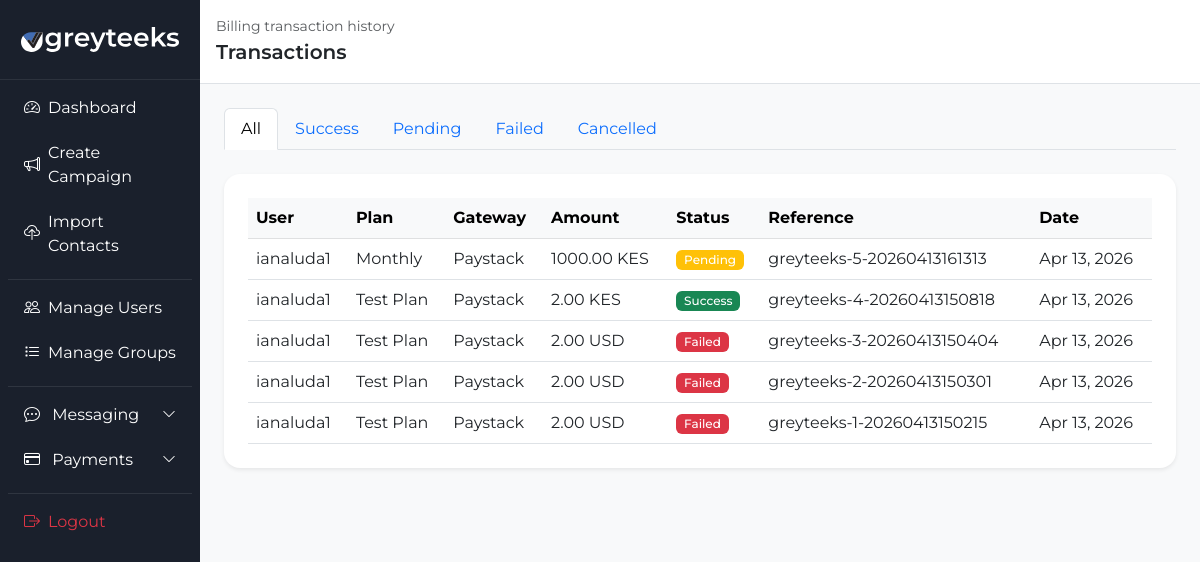
/billing/admin/transactions/ (signed in), run on the app's committed database.
### billing/models.py (models this page shows, shortened)
class PaymentTransaction(models.Model):
    STATUS_CHOICES = [
        ('pending', 'Pending'),
        ('success', 'Success'),
        ('failed', 'Failed'),
        ('cancelled', 'Cancelled'),
    ]
    GATEWAY_CHOICES = [
        ('mpesa', 'M-Pesa'),
        ('paystack', 'Paystack'),
        ('paypal', 'PayPal'),
    ]
    user = models.ForeignKey(settings.AUTH_USER_MODEL, on_delete=models.CASCADE, related_name='transactions')
    plan = models.ForeignKey(PricingPlan, on_delete=models.SET_NULL, null=True)
    gateway = models.CharField(max_length=20, choices=GATEWAY_CHOICES)
    status = models.CharField(max_length=20, choices=STATUS_CHOICES, default='pending')
    amount = models.DecimalField(max_digits=10, decimal_places=2)
    currency = models.CharField(max_length=10, default='KES')
    units_purchased = models.PositiveIntegerField(default=0)
    gateway_reference = models.CharField(max_length=255, blank=True, help_text="Gateway transaction ID")
    mpesa_checkout_request_id = models.CharField(max_length=255, blank=True)
    mpesa_receipt_number = models.CharField(max_length=100, blank=True)
    paystack_reference = models.CharField(max_length=255, blank=True)
    paypal_order_id = models.CharField(max_length=255, blank=True)
    phone_number = models.CharField(max_length=20, blank=True, help_text="For M-Pesa STK push")
    created_at = models.DateTimeField(auto_now_add=True)
    updated_at = models.DateTimeField(auto_now=True)

class PricingPlan(models.Model):
    name = models.CharField(max_length=100)
    units = models.PositiveIntegerField(help_text="Number of message units this plan adds")
    price_kes = models.DecimalField(max_digits=10, decimal_places=2, help_text="Price in KES for M-Pesa")
    price_usd = models.DecimalField(max_digits=10, decimal_places=2, help_text="Price in USD for PayPal/Paystack")
    is_active = models.BooleanField(default=True)
    is_featured = models.BooleanField(default=False)
    created_at = models.DateTimeField(auto_now_add=True)

### billing/views.py (the view)
# urls.py: path('admin/transactions/', views.admin_transactions, name='admin_transactions'),
@login_required
def admin_transactions(request):
    _require_staff(request)
    status_filter = request.GET.get('status')
    transactions = PaymentTransaction.objects.select_related('user', 'plan').order_by('-created_at')
    if status_filter in ['pending', 'success', 'failed', 'cancelled']:
        transactions = transactions.filter(status=status_filter)
    context = {
        'transactions': transactions,
        'status_filter': status_filter or 'all',
    }
    return render(request, 'billing/admin_transactions.html', context)

### billing/views.py (called while the page is built)
def _require_staff(request):
    if not request.user.is_staff:
        raise PermissionDenied

### templates/billing/admin_transactions.html (shortened to what this page needs)
{% load static %}
<!DOCTYPE html>
<html lang="en">
<head>
    <link href="https://cdn.jsdelivr.net/npm/bootstrap@5.3.0/dist/css/bootstrap.min.css" rel="stylesheet">
    <link rel="stylesheet" href="https://cdn.jsdelivr.net/npm/bootstrap-icons@1.11.3/font/bootstrap-icons.min.css">
    <link rel="stylesheet" href="{% static 'css/dashboard.css' %}">
</head>
<body>
    <div class="container-fluid">
        <div class="row">
            <nav class="col-md-2 d-none d-md-block sidebar p-0">
    <div class="sidebar-brand d-flex align-items-center justify-content-center px-3 py-3">
        <img src="{% static 'img/light-logo.svg' %}" class="sidebar-logo" alt="Greyteeks logo">
    </div>
    <div class="px-2 pb-4">
        <ul class="nav flex-column mt-2">
            <li class="nav-item">
                <a class="nav-link text-white d-flex align-items-center" href="{% url 'dashboard' %}">
                    <i class="bi bi-speedometer2 me-2"></i> Dashboard
                </a>
            </li>
            <li class="nav-item">
                <a class="nav-link text-white d-flex align-items-center" href="{% url 'create_campaign' %}">
                    <i class="bi bi-megaphone me-2"></i> Create Campaign
                </a>
            </li>
            <li class="nav-item">
                <a class="nav-link text-white d-flex align-items-center" href="{% url 'upload_contacts' %}">
                    <i class="bi bi-cloud-upload me-2"></i> Import Contacts
                </a>
            </li>
            <hr class="text-secondary my-2">
            {% if user.is_staff %}
            <li class="nav-item">
                <a class="nav-link text-white d-flex align-items-center" href="{% url 'manage_users' %}">
                    <i class="bi bi-people me-2"></i> Manage Users
                </a>
            </li>
            <li class="nav-item">
                <a class="nav-link text-white d-flex align-items-center" href="{% url 'manage_groups' %}">
                    <i class="bi bi-list-task me-2"></i> Manage Groups
                </a>
            </li>
            <hr class="text-secondary my-2">
            <li class="nav-item">
                <a class="nav-link text-white d-flex align-items-center justify-content-between"
                   href="#messagingDropdown"
                   data-bs-toggle="collapse"
                   aria-expanded="false"
                   aria-controls="messagingDropdown">
                    <span><i class="bi bi-chat-dots me-2"></i> Messaging</span>
                    <i class="bi bi-chevron-down small"></i>
                </a>
            </li>
            <li class="nav-item">
                <a class="nav-link text-white d-flex align-items-center justify-content-between"
                   href="#paymentsDropdown"
                   data-bs-toggle="collapse"
                   aria-expanded="false"
                   aria-controls="paymentsDropdown">
                    <span><i class="bi bi-credit-card me-2"></i> Payments</span>
                    <i class="bi bi-chevron-down small"></i>
                </a>
            </li>
            {% endif %}
            <hr class="text-secondary my-2">
            <li class="nav-item">
                <form action="{% url 'logout' %}" method="post">
                    <button type="submit" class="nav-link text-danger border-0 bg-transparent d-flex align-items-center w-100">
                        <i class="bi bi-box-arrow-right me-2"></i> Logout
                    </button>
                </form>
            </li>
        </ul>
    </div>
</nav>
            <main class="col-md-10 p-0">
                <div class="dashboard-top-bar d-flex justify-content-between align-items-center px-3 py-3 bg-white border-bottom">
                    <div>
                        <div class="text-muted small">Billing transaction history</div>
                        <div class="fs-5 fw-semibold">Transactions</div>
                    </div>
                </div>
                <div class="dashboard-content p-4">
                    <div class="mb-4">
                        <div class="nav nav-tabs">
                            <a class="nav-link {% if status_filter == 'all' %}active{% endif %}" href="{% url 'admin_transactions' %}">All</a>
                            <a class="nav-link {% if status_filter == 'success' %}active{% endif %}" href="{% url 'admin_transactions' %}?status=success">Success</a>
                            <a class="nav-link {% if status_filter == 'pending' %}active{% endif %}" href="{% url 'admin_transactions' %}?status=pending">Pending</a>
                            <a class="nav-link {% if status_filter == 'failed' %}active{% endif %}" href="{% url 'admin_transactions' %}?status=failed">Failed</a>
                            <a class="nav-link {% if status_filter == 'cancelled' %}active{% endif %}" href="{% url 'admin_transactions' %}?status=cancelled">Cancelled</a>
                        </div>
                    </div>
                    <div class="card border-0 shadow-sm rounded-4 p-4">
                        <div class="table-responsive">
                            <table class="table table-hover align-middle mb-0">
                                <thead class="table-light">
                                    <tr>
                                        <th>User</th>
                                        <th>Plan</th>
                                        <th>Gateway</th>
                                        <th>Amount</th>
                                        <th>Status</th>
                                        <th>Reference</th>
                                        <th>Date</th>
                                    </tr>
                                </thead>
                                <tbody>
                                    {% for txn in transactions %}
                                        <tr>
                                            <td>{{ txn.user.username }}</td>
                                            <td>{% if txn.plan %}{{ txn.plan.name }}{% else %}N/A{% endif %}</td>
                                            <td>{{ txn.get_gateway_display }}</td>
                                            <td>{{ txn.amount }} {{ txn.currency }}</td>
                                            <td>
                                                <span class="badge {% if txn.status == 'success' %}bg-success{% elif txn.status == 'pending' %}bg-warning{% elif txn.status == 'failed' %}bg-danger{% else %}bg-secondary{% endif %}">
                                                    {{ txn.get_status_display }}
                                                </span>
                                            </td>
                                            <td>{{ txn.gateway_reference|default:txn.paystack_reference|default:txn.paypal_order_id|default:txn.mpesa_receipt_number }}</td>
                                            <td>{{ txn.created_at|date:"M d, Y" }}</td>
                                        </tr>
                                    {% empty %}
                                        <tr>
                                            <td colspan="7" class="text-center text-muted py-4">No transactions found.</td>
                                        </tr>
                                    {% endfor %}
                                </tbody>
                            </table>
                        </div>
                    </div>
                </div>
            </main>
        </div>
    </div>
</body>
</html>

### static/css/dashboard.css (style rules this page uses)
body { background-color: #f8f9fa; font-family: 'Montserrat', sans-serif; }
.sidebar { height: 100vh; background: #1a202c; color: white; position: fixed; top: 0; left: 0; z-index: 100; width: 16.666667%; }
.sidebar .nav-link { transition: all 0.3s; border-radius: 5px; margin-bottom: 5px; color: white; }
main { margin-left: 16.666667%; padding-left: 1rem; }
.dashboard-content { padding-left: 1rem; padding-right: 1rem; }
.dashboard-top-bar { min-height: 80px; }
.badge { font-weight: 500; }
.sidebar-logo { display: block; width: 80%; max-width: 160px; height: auto; max-height: 60px; object-fit: contain; margin: 0 auto; }
.sidebar-brand { min-height: 80px; border-bottom: 1px solid rgba(255, 255, 255, 0.08); margin-left: -1rem; margin-right: -1rem; padding-left: 1rem; padding-right: 1rem; }
.sidebar .nav-link[data-bs-toggle="collapse"] .bi-chevron-down { transition: transform 0.25s ease; }
.sidebar-brand { min-height: 80px; border-bottom: 1px solid rgba(255, 255, 255, 0.08); }

### data on the page
PaymentTransaction: user.username "ianaluda1", plan.name "Monthly", gateway "Paystack", amount "1000.00", currency "KES", status "Pending", gateway_reference "greyteeks-5-20260413161313", created_at "Apr 13, 2026"
PaymentTransaction: user.username "ianaluda1", plan.name "Test Plan", gateway "Paystack", amount "2.00", currency "KES", status "Success", gateway_reference "greyteeks-4-20260413150818", created_at "Apr 13, 2026"
PaymentTransaction: user.username "ianaluda1", plan.name "Test Plan", gateway "Paystack", amount "2.00", currency "USD", status "Failed", gateway_reference "greyteeks-3-20260413150404", created_at "Apr 13, 2026"
PaymentTransaction: user.username "ianaluda1", plan.name "Test Plan", gateway "Paystack", amount "2.00", currency "USD", status "Failed", gateway_reference "greyteeks-2-20260413150301", created_at "Apr 13, 2026"
PaymentTransaction: user.username "ianaluda1", plan.name "Test Plan", gateway "Paystack", amount "2.00", currency "USD", status "Failed", gateway_reference "greyteeks-1-20260413150215", created_at "Apr 13, 2026"
